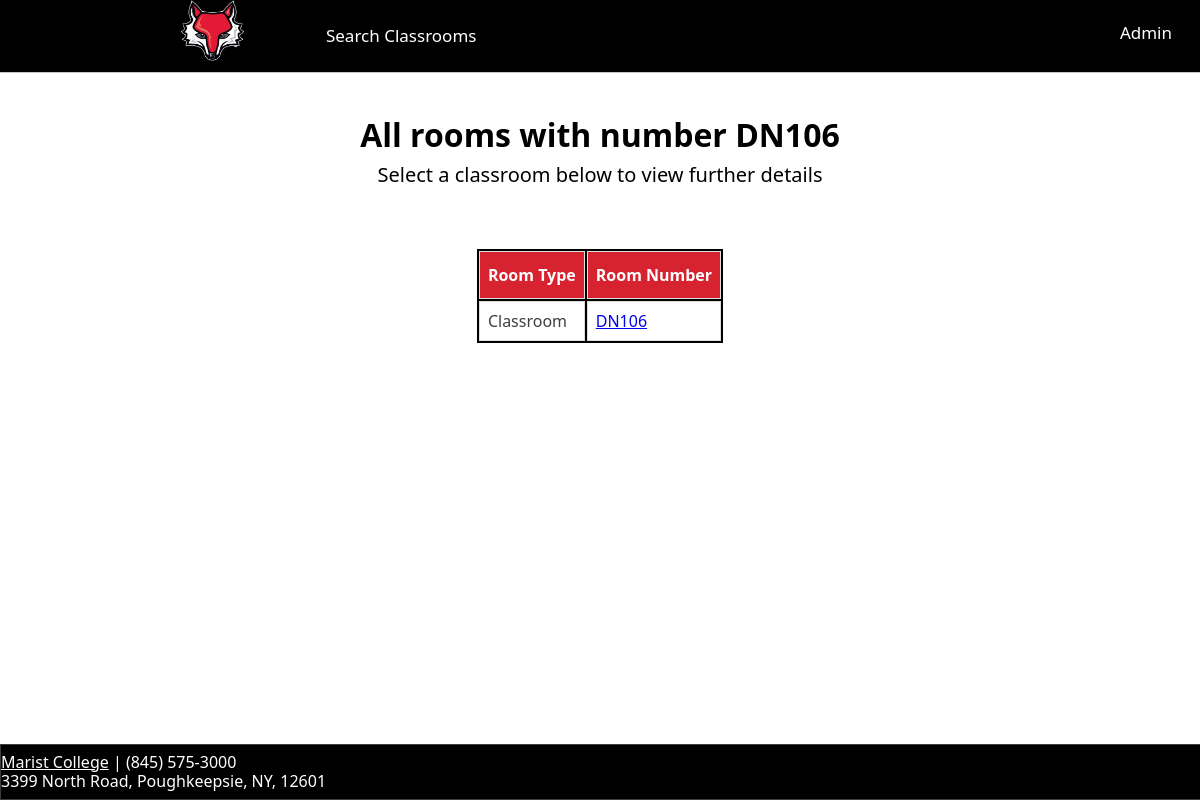
The app's page /pages/searchResults.php?room_num=DN106, older data.
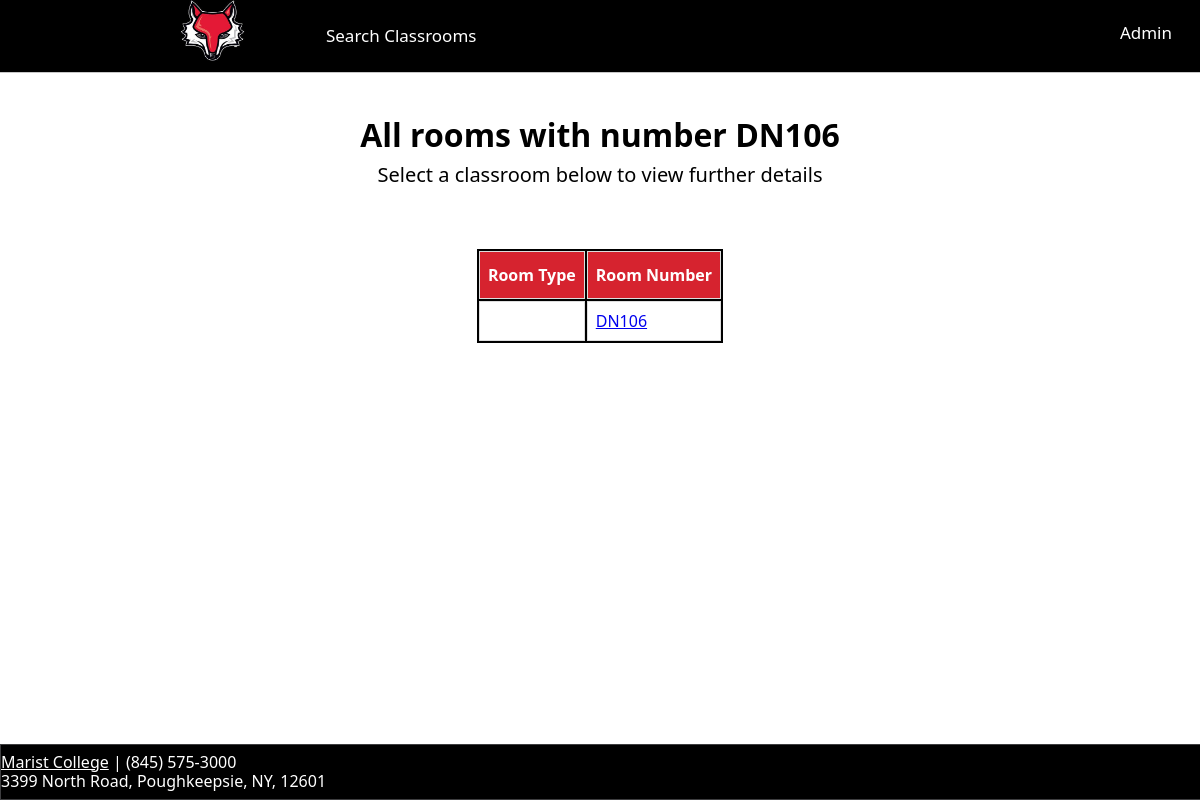
The same page, newer data.
### tables this page shows
CREATE TABLE IF NOT EXISTS rooms(
	room_id			INT 	 AUTO_INCREMENT 	PRIMARY KEY 		NOT NULL,
	room_type		SET('Lab', 'Classroom')		NOT NULL,
	room_num		VARCHAR(13)						NOT NULL,
	room_tel		INT,
	room_pod_ctrl 	VARCHAR(12),
	room_pod_sft	VARCHAR(34),
	room_pod_img	VARCHAR(32),
	fk_build_id 	INT  						NOT NULL);

### scripts/showSearchRecord.php (the view, shortened to what this page needs)
<?php
function show_search_records($dbc, $room_num) {
	$query = "SELECT room_type, room_num, fk_build_id FROM rooms WHERE room_num LIKE '%". $room_num . "%' ORDER BY room_num ASC;";
	$results = mysqli_query($dbc, $query);
	if($results){
  		while ($row = mysqli_fetch_array($results, MYSQLI_ASSOC)) {
  			$alink = '<A HREF=showClassroom.php?id=' . $row['fk_build_id']  . '&room_num='. $row['room_num'] .'>' . $row['room_num'] . '</A>';
    		echo '<TR>';
    		echo '<TD>' . $row['room_type'] . '</TD>';
    		echo '<TD>' . $alink . '</TD>';
    		echo '</TR>';
  		}
	}
}
?>

Row changes from the older to the newer data that the page shows:
no longer on this page (row edited): rooms: room_type "Classroom", room_num "DN106"
now on this page (row edited): rooms: room_num "DN106"
